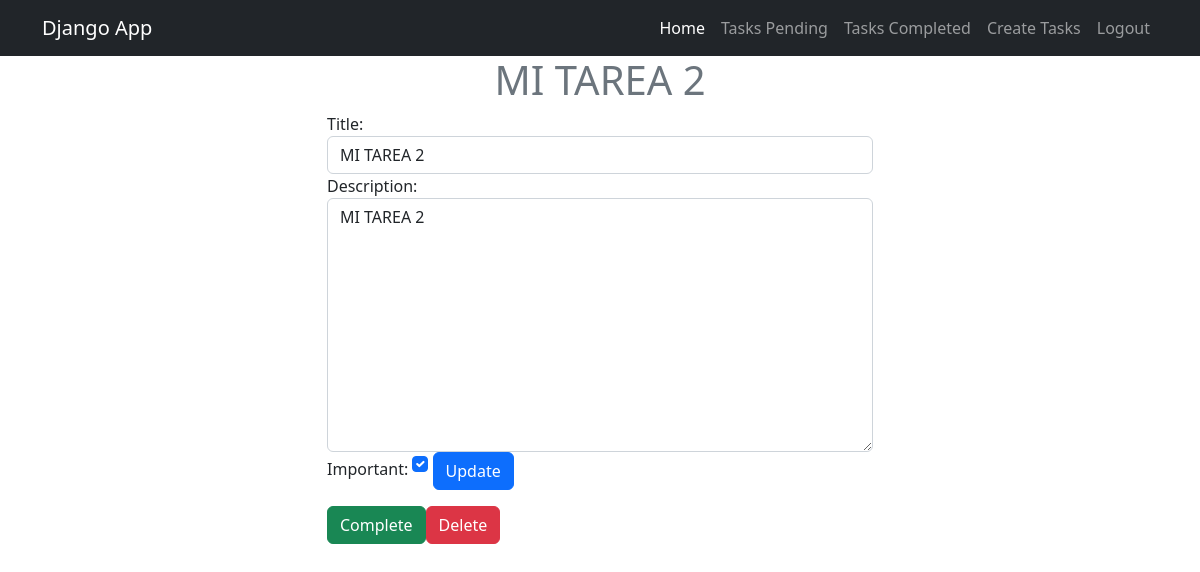
The app's page /tasks/2 (signed in) with its own data.
### task/models.py (models this page shows, shortened)
class Task(models.Model):
    title=models.CharField(max_length=100)
    description=models.TextField(blank=True)
    created=models.DateTimeField(auto_now_add=True)
    datecompleted = models.DateTimeField(null=True, blank=True)
    important=models.BooleanField(default=False)
    user=models.ForeignKey(User, on_delete=models.CASCADE)

### task/views.py (the view, shortened to what this page needs)
# urls.py: path('tasks/<int:task_id>', views.task_detail, name='task_detail'),
@login_required
def task_detail(request, task_id):
    if request.method == 'GET':
        task=get_object_or_404(Task,pk=task_id, user=request.user)
        form= TaskForm(instance=task)
        return render(request, 'task_detail.html',{'task':task, 'form':form})

### task/forms.py
class TaskForm(forms.ModelForm):
    class Meta:
        model = Task
        fields = ['title', 'description','important']
        widgets={
            'title': forms.TextInput(attrs={'class':'form-control', 'placeholder':'Write a title'}),
            'description': forms.Textarea(attrs={'class':'form-control', 'placeholder': 'Write a description'}),
            'important': forms.CheckboxInput(attrs={'class':'form-check-input' }),
        }

### task/templates/task_detail.html (shortened to what this page needs)
{% extends "base.html" %}
{% block content %}
<main class="container">
    <div class="row">
        <div class="col-md-6 offset-md-3 ">
            <form method="post">
                <h1 class="text-center text-secondary">{{task.title}}</h1>
                {{ form}}
                <button class="btn btn-primary">
                    Update
                </button>
            </form>
            <div class="mt-3 d-flex">
                <form action="{% url 'complete_task' task.id%}" method="post">
                    <button type="button" class="btn btn-success">
                        Complete
                    </button>
                </form>
                <form action="{% url 'delete_task' task.id%}" method="post">
                    <button type="button" class="btn btn-danger">
                        Delete
                    </button>
                </form>
            </div>
        </div>
    </div>
</main>
{% endblock content %}

### records on screen
Task: title "MI TAREA 2", description "MI TAREA 2", important "☑"
